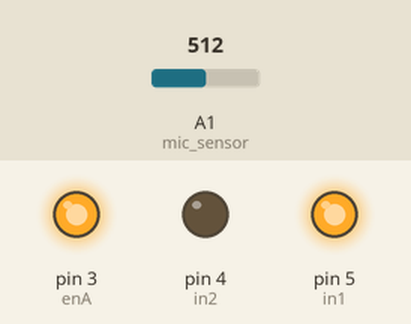
Bench run of a sketch on a simulated Arduino Uno, built with avr-gcc and run on an emulated ATmega328P. Parts: output pins drawn as LEDs (lit = HIGH). The test bench sets the inputs (shaded band); at power-on: A1 (mic_sensor) = 512. What the sketch prints to the serial monitor is not drawn.

Above: at 0.1 s.
Timing chart, 0 to 1.6 s (numbered marks = the images above):
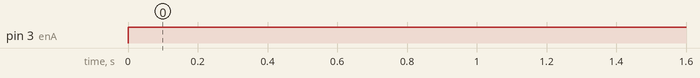

Measured:
- by itself, pin 3 (enA): LOW → HIGH at 0.00 s

The sketch:

heating_pads_potmeter.ino
```cpp
// heat A connections
int enA = 3;//9;
int in1 = 5;//8;
int in2 = 4;//7;

int pot_sensor;
float heat;

int mic_threshold = 100;
int mic_sensor;


void setup() {
  Serial.begin(9600);
	// Set the heat control pins to outputs
  pinMode(enA, OUTPUT);
	pinMode(in1, OUTPUT);
	pinMode(in2, OUTPUT);

  pinMode(A0, INPUT); // potentiometer
  pinMode(A1, INPUT); // mic sensor

	// Turn off heat - Initial state
	digitalWrite(in1, HIGH);
	digitalWrite(in2, LOW);
}

void loop() {

  mic_sensor = analogRead(A1);
  Serial.println(mic_sensor);
  if (mic_sensor > mic_threshold){
    setHeat(255, 10000); // setHeat(heat, milliseconds); range for heat is 0-255
    //setHeat(0, 10000);
    setHeat(255, 10000);
    //setHeat(0, 4000);
    setHeat(255, 10000);
    //setHeat(0, 4000);
    setHeat(255, 10000);
    //setHeat(0, 4000);
    setHeat(255, 10000);

    setHeat(0, 0);

  }

  analogWrite(enA, 255);
}

void setHeat(int heat, int delay_){
  Serial.print("Heat: ");
  Serial.println(heat);
  analogWrite(enA, heat);
  delay(delay_);
}
```
